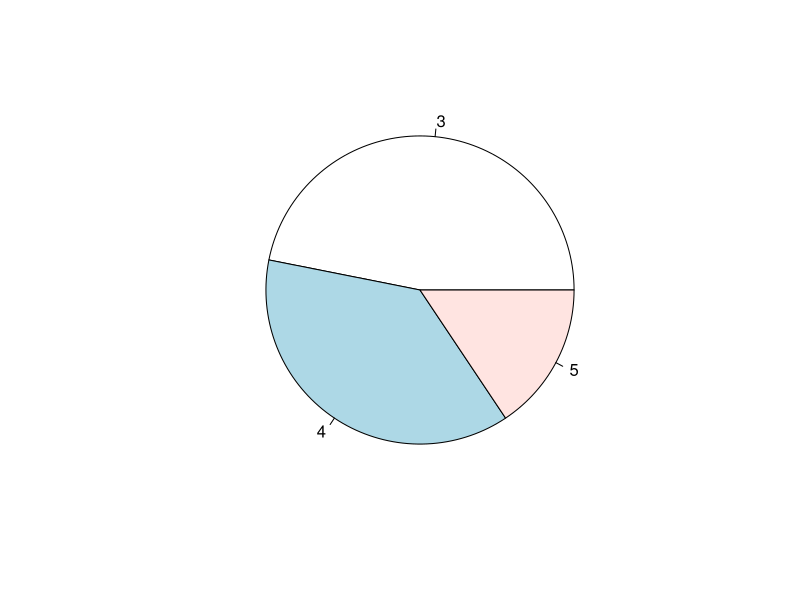
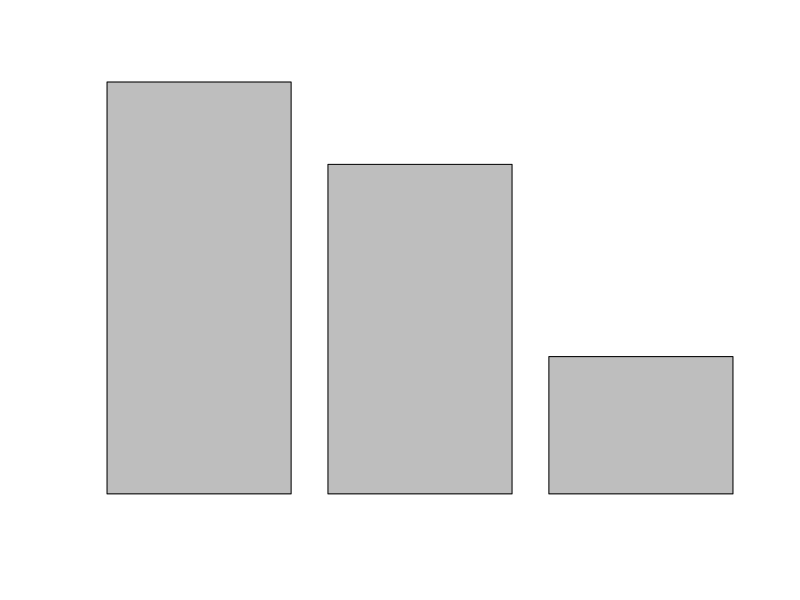

R code for these plots, in order: (Note: this script raises an error after producing the figures.)
library(dplyr)



#gears
t2=table(mtcars$gear)
pie(t2)
19/32*360
barplot(t2, labels=c('three','four','five'))
barplot(t2,col=c('green','blue','pink'))

title(main='distribution of Gears of Cars',sub='No of Gears')
#using dplyr %>% is chaining function
mtcars %>% select(mpg,gear) %>% slice(c(1:5, 10))
#select for columns, slice for rows
mtcars %>% arrange(mpg) 

barplot(t2,col=1:3)

#display rownames with mgp
mtcars %>% slice(c(1,5,7))
mtcars %>% sample_n(3)
mtcars %>% sample_frac(.2)
mtcars %>% select(sample(x=c(1:11), size=2)) %>% head

Sample(x=1:11, size=2)

mtcars %>% mutate(newmpg=mpg*1.1)
mutate(mtcars, newmpg=mpg*1.2)

#type of Tx, mean(mgp)
mtcars %>% group_by(am) %>% summarise(MeanMPG=mean(mpg))
mtcars %>% group_by(am) %>% summarise(MeanMPG=mean(mpg), MaxHP=max(hp), MinWT=min(wt))
mtcars %>% group_by(gear,cyl) %>% summarise(MeanMPG=mean(mpg))

